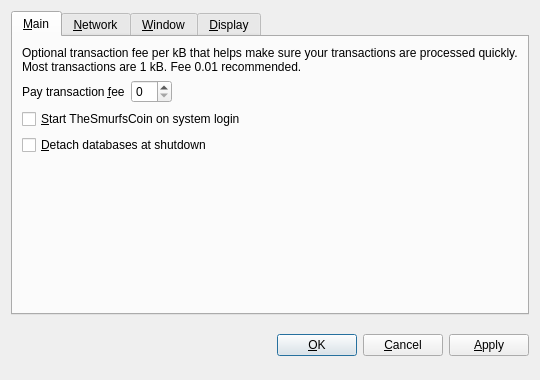
<?xml version="1.0" encoding="UTF-8"?>
<ui version="4.0">
 <class>OptionsDialog</class>
 <widget class="QDialog" name="OptionsDialog">
  <property name="geometry">
   <rect>
    <x>0</x>
    <y>0</y>
    <width>540</width>
    <height>380</height>
   </rect>
  </property>
  <property name="windowTitle">
   <string>Options</string>
  </property>
  <property name="modal">
   <bool>true</bool>
  </property>
  <layout class="QVBoxLayout" name="verticalLayout">
   <item>
    <widget class="QTabWidget" name="tabWidget">
     <property name="tabPosition">
      <enum>QTabWidget::North</enum>
     </property>
     <property name="currentIndex">
      <number>0</number>
     </property>
     <widget class="QWidget" name="tabMain">
      <attribute name="title">
       <string>&amp;Main</string>
      </attribute>
      <layout class="QVBoxLayout" name="verticalLayout_Main">
       <item>
        <widget class="QLabel" name="transactionFeeInfoLabel">
         <property name="text">
          <string>Optional transaction fee per kB that helps make sure your transactions are processed quickly. Most transactions are 1 kB. Fee 0.01 recommended.</string>
         </property>
         <property name="textFormat">
          <enum>Qt::PlainText</enum>
         </property>
         <property name="wordWrap">
          <bool>true</bool>
         </property>
        </widget>
       </item>
       <item>
        <layout class="QHBoxLayout" name="horizontalLayout_Main">
         <item>
          <widget class="QLabel" name="transactionFeeLabel">
           <property name="text">
            <string>Pay transaction &amp;fee</string>
           </property>
           <property name="textFormat">
            <enum>Qt::PlainText</enum>
           </property>
           <property name="buddy">
            <cstring>transactionFee</cstring>
           </property>
          </widget>
         </item>
         <item>
          <widget class="BitcoinAmountField" name="transactionFee"/>
         </item>
         <item>
          <spacer name="horizontalSpacer_Main">
           <property name="orientation">
            <enum>Qt::Horizontal</enum>
           </property>
           <property name="sizeHint" stdset="0">
            <size>
             <width>40</width>
             <height>20</height>
            </size>
           </property>
          </spacer>
         </item>
        </layout>
       </item>
       <item>
        <widget class="QCheckBox" name="bitcoinAtStartup">
         <property name="toolTip">
          <string>Automatically start TheSmurfsCoin after logging in to the system.</string>
         </property>
         <property name="text">
          <string>&amp;Start TheSmurfsCoin on system login</string>
         </property>
        </widget>
       </item>
       <item>
        <widget class="QCheckBox" name="detachDatabases">
         <property name="toolTip">
          <string>Detach block and address databases at shutdown. This means they can be moved to another data directory, but it slows down shutdown. The wallet is always detached.</string>
         </property>
         <property name="text">
          <string>&amp;Detach databases at shutdown</string>
         </property>
        </widget>
       </item>
       <item>
        <spacer name="verticalSpacer_Main">
         <property name="orientation">
          <enum>Qt::Vertical</enum>
         </property>
         <property name="sizeHint" stdset="0">
          <size>
           <width>20</width>
           <height>40</height>
          </size>
         </property>
        </spacer>
       </item>
      </layout>
     </widget>
     <widget class="QWidget" name="tabNetwork">
      <attribute name="title">
       <string>&amp;Network</string>
      </attribute>
      <layout class="QVBoxLayout" name="verticalLayout_Network">
       <item>
        <widget class="QCheckBox" name="mapPortUpnp">
         <property name="toolTip">
          <string>Automatically open the TheSmurfsCoin client port on the router. This only works when your router supports UPnP and it is enabled.</string>
         </property>
         <property name="text">
          <string>Map port using &amp;UPnP</string>
         </property>
        </widget>
       </item>
       <item>
        <widget class="QCheckBox" name="connectSocks">
         <property name="toolTip">
          <string>Connect to the TheSmurfsCoin network through a SOCKS proxy (e.g. when connecting through Tor).</string>
         </property>
         <property name="text">
          <string>&amp;Connect through SOCKS proxy:</string>
         </property>
        </widget>
       </item>
       <item>
        <layout class="QHBoxLayout" name="horizontalLayout_Network">
         <item>
          <widget class="QLabel" name="proxyIpLabel">
           <property name="text">
            <string>Proxy &amp;IP:</string>
           </property>
           <property name="textFormat">
            <enum>Qt::PlainText</enum>
           </property>
           <property name="buddy">
            <cstring>proxyIp</cstring>
           </property>
          </widget>
         </item>
         <item>
          <widget class="QValidatedLineEdit" name="proxyIp">
           <property name="maximumSize">
            <size>
             <width>140</width>
             <height>16777215</height>
            </size>
           </property>
           <property name="toolTip">
            <string>IP address of the proxy (e.g. 127.0.0.1)</string>
           </property>
          </widget>
         </item>
         <item>
          <widget class="QLabel" name="proxyPortLabel">
           <property name="text">
            <string>&amp;Port:</string>
           </property>
           <property name="textFormat">
            <enum>Qt::PlainText</enum>
           </property>
           <property name="buddy">
            <cstring>proxyPort</cstring>
           </property>
          </widget>
         </item>
         <item>
          <widget class="QLineEdit" name="proxyPort">
           <property name="maximumSize">
            <size>
             <width>55</width>
             <height>16777215</height>
            </size>
           </property>
           <property name="toolTip">
            <string>Port of the proxy (e.g. 9050)</string>
           </property>
          </widget>
         </item>
         <item>
          <widget class="QLabel" name="socksVersionLabel">
           <property name="text">
            <string>SOCKS &amp;Version:</string>
           </property>
           <property name="textFormat">
            <enum>Qt::PlainText</enum>
           </property>
           <property name="buddy">
            <cstring>socksVersion</cstring>
           </property>
          </widget>
         </item>
         <item>
          <widget class="QValueComboBox" name="socksVersion">
           <property name="toolTip">
            <string>SOCKS version of the proxy (e.g. 5)</string>
           </property>
          </widget>
         </item>
         <item>
          <spacer name="horizontalSpacer_Network">
           <property name="orientation">
            <enum>Qt::Horizontal</enum>
           </property>
           <property name="sizeHint" stdset="0">
            <size>
             <width>40</width>
             <height>20</height>
            </size>
           </property>
          </spacer>
         </item>
        </layout>
       </item>
       <item>
        <spacer name="verticalSpacer_Network">
         <property name="orientation">
          <enum>Qt::Vertical</enum>
         </property>
         <property name="sizeHint" stdset="0">
          <size>
           <width>20</width>
           <height>40</height>
          </size>
         </property>
        </spacer>
       </item>
      </layout>
     </widget>
     <widget class="QWidget" name="tabWindow">
      <attribute name="title">
       <string>&amp;Window</string>
      </attribute>
      <layout class="QVBoxLayout" name="verticalLayout_Window">
       <item>
        <widget class="QCheckBox" name="minimizeToTray">
         <property name="toolTip">
          <string>Show only a tray icon after minimizing the window.</string>
         </property>
         <property name="text">
          <string>&amp;Minimize to the tray instead of the taskbar</string>
         </property>
        </widget>
       </item>
       <item>
        <widget class="QCheckBox" name="minimizeOnClose">
         <property name="toolTip">
          <string>Minimize instead of exit the application when the window is closed. When this option is enabled, the application will be closed only after selecting Quit in the menu.</string>
         </property>
         <property name="text">
          <string>M&amp;inimize on close</string>
         </property>
        </widget>
       </item>
       <item>
        <spacer name="verticalSpacer_Window">
         <property name="orientation">
          <enum>Qt::Vertical</enum>
         </property>
         <property name="sizeHint" stdset="0">
          <size>
           <width>20</width>
           <height>40</height>
          </size>
         </property>
        </spacer>
       </item>
      </layout>
     </widget>
     <widget class="QWidget" name="tabDisplay">
      <attribute name="title">
       <string>&amp;Display</string>
      </attribute>
      <layout class="QVBoxLayout" name="verticalLayout_Display">
       <item>
        <layout class="QHBoxLayout" name="horizontalLayout_1_Display">
         <item>
          <widget class="QLabel" name="langLabel">
           <property name="text">
            <string>User Interface &amp;language:</string>
           </property>
           <property name="textFormat">
            <enum>Qt::PlainText</enum>
           </property>
           <property name="buddy">
            <cstring>lang</cstring>
           </property>
          </widget>
         </item>
         <item>
          <widget class="QValueComboBox" name="lang">
           <property name="toolTip">
            <string>The user interface language can be set here. This setting will take effect after restarting TheSmurfsCoin.</string>
           </property>
          </widget>
         </item>
        </layout>
       </item>
       <item>
        <layout class="QHBoxLayout" name="horizontalLayout_2_Display">
         <item>
          <widget class="QLabel" name="unitLabel">
           <property name="text">
            <string>&amp;Unit to show amounts in:</string>
           </property>
           <property name="textFormat">
            <enum>Qt::PlainText</enum>
           </property>
           <property name="buddy">
            <cstring>unit</cstring>
           </property>
          </widget>
         </item>
         <item>
          <widget class="QValueComboBox" name="unit">
           <property name="toolTip">
            <string>Choose the default subdivision unit to show in the interface and when sending coins.</string>
           </property>
          </widget>
         </item>
        </layout>
       </item>
       <item>
        <widget class="QCheckBox" name="displayAddresses">
         <property name="toolTip">
          <string>Whether to show TheSmurfsCoin addresses in the transaction list or not.</string>
         </property>
         <property name="text">
          <string>&amp;Display addresses in transaction list</string>
         </property>
        </widget>
       </item>
       <item>
        <widget class="QCheckBox" name="coinControlFeatures">
         <property name="toolTip">
          <string>Whether to show coin control features or not.</string>
         </property>
         <property name="text">
          <string>Display coin &amp;control features (experts only!)</string>
         </property>
        </widget>
       </item>
       <item>
        <spacer name="verticalSpacer_Display">
         <property name="orientation">
          <enum>Qt::Vertical</enum>
         </property>
         <property name="sizeHint" stdset="0">
          <size>
           <width>20</width>
           <height>40</height>
          </size>
         </property>
        </spacer>
       </item>
      </layout>
     </widget>
    </widget>
   </item>
   <item>
    <layout class="QHBoxLayout" name="horizontalLayout_Buttons">
     <item>
      <spacer name="horizontalSpacer_1">
       <property name="orientation">
        <enum>Qt::Horizontal</enum>
       </property>
       <property name="sizeHint" stdset="0">
        <size>
         <width>40</width>
         <height>48</height>
        </size>
       </property>
      </spacer>
     </item>
     <item>
      <widget class="QLabel" name="statusLabel">
       <property name="font">
        <font>
         <weight>75</weight>
         <bold>true</bold>
        </font>
       </property>
       <property name="text">
        <string/>
       </property>
       <property name="textFormat">
        <enum>Qt::PlainText</enum>
       </property>
       <property name="wordWrap">
        <bool>true</bool>
       </property>
      </widget>
     </item>
     <item>
      <spacer name="horizontalSpacer_2">
       <property name="orientation">
        <enum>Qt::Horizontal</enum>
       </property>
       <property name="sizeHint" stdset="0">
        <size>
         <width>40</width>
         <height>48</height>
        </size>
       </property>
      </spacer>
     </item>
     <item>
      <widget class="QPushButton" name="okButton">
       <property name="text">
        <string>&amp;OK</string>
       </property>
      </widget>
     </item>
     <item>
      <widget class="QPushButton" name="cancelButton">
       <property name="text">
        <string>&amp;Cancel</string>
       </property>
       <property name="autoDefault">
        <bool>false</bool>
       </property>
      </widget>
     </item>
     <item>
      <widget class="QPushButton" name="applyButton">
       <property name="text">
        <string>&amp;Apply</string>
       </property>
       <property name="autoDefault">
        <bool>false</bool>
       </property>
      </widget>
     </item>
    </layout>
   </item>
  </layout>
 </widget>
 <customwidgets>
  <customwidget>
   <class>BitcoinAmountField</class>
   <extends>QSpinBox</extends>
   <header>bitcoinamountfield.h</header>
   <container>1</container>
  </customwidget>
  <customwidget>
   <class>QValueComboBox</class>
   <extends>QComboBox</extends>
   <header>qvaluecombobox.h</header>
  </customwidget>
  <customwidget>
   <class>QValidatedLineEdit</class>
   <extends>QLineEdit</extends>
   <header>qvalidatedlineedit.h</header>
  </customwidget>
 </customwidgets>
 <resources/>
 <connections/>
</ui>
